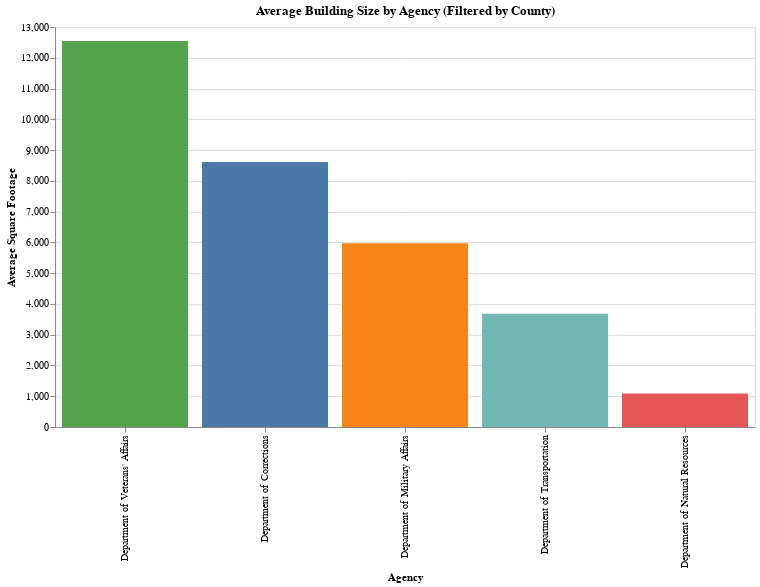

Notebook source saved alongside this figure:
### Code cell
chart2

### Figure 1 — Vega-Lite specification as saved in the notebook (floating-point values rounded to 4 significant figures; data arrays with more than 128 entries replaced by an {"elided": "..."} marker saying what was removed)
{"config": {"view": {"continuousWidth": 300, "continuousHeight": 300}}, "data": {"name": "data-e0ff71c4c998806041a9186f89ed432c"}, "mark": {"type": "bar"}, "encoding": {"color": {"field": "agency", "legend": null, "type": "nominal"}, "tooltip": [{"field": "agency", "type": "nominal"}, {"aggregate": "mean", "field": "sqft", "type": "quantitative"}], "x": {"field": "agency", "sort": "-y", "title": "Agency", "type": "nominal"}, "y": {"aggregate": "mean", "field": "sqft", "title": "Average Square Footage", "type": "quantitative"}}, "height": 400, "params": [{"name": "county_sel", "bind": {"input": "select", "options": ["Adams", "Alexander", "Bond", "Boone", "Brown", "Bureau", "Calhoun", "Carroll", "Cass", "Champaign", "Christian", "Clark", "Clay", "Clinton", "Coles", "Cook", "Crawford", "Cumberland", "DeKalb", "DeWitt", "Douglas", "DuPage", "Edgar", "Effingham", "Fayette", "Ford", "Franklin", "Fulton", "Gallatin", "Greene", "Grundy", "Hamilton", "Hancock", "Hardin", "Henderson", "Henry", "Iroquois", "Jackson", "Jasper", "Jefferson", "Jersey", "Jo Daviess", "Johnson", "Kane", "Kankakee", "Kendall", "Knox", "LaSalle", "Lake", "Lawrence", "Lee", "Livingston", "Logan", "Macon", "Macoupin", "Madison", "Marion", "Marshall", "Mason", "Massac", "McDonough", "McHenry", "McLean", "Menard", "Mercer", "Monroe", "Montgomery", "Morgan", "Moultrie", "Ogle", "Peoria", "Perry", "Piatt", "Pike", "Pope", "Pulaski", "Putnam", "Randolph", "Richland", "Rock Island", "Saline", "Sangamon", "Schuyler", "Scott", "Shelby", "St. Clair", "Stark", "Statewide", "Stephenson", "Tazewell", "Union", "Vermilion", "Wabash", "Warren", "Washington", "Wayne", "White", "Whiteside", "Will", "Williamson", "Winnebago", "Woodford"], "name": "Select County: "}, "value": "Adams"}], "title": "Average Building Size by Agency (Filtered by County)", "transform": [{"filter": "datum.county == county_sel"}], "width": 700, "$schema": "https://vega.github.io/schema/vega-lite/v5.8.0.json", "datasets": {"data-e0ff71c4c998806041a9186f89ed432c": {"elided": "8837 records"}}}
